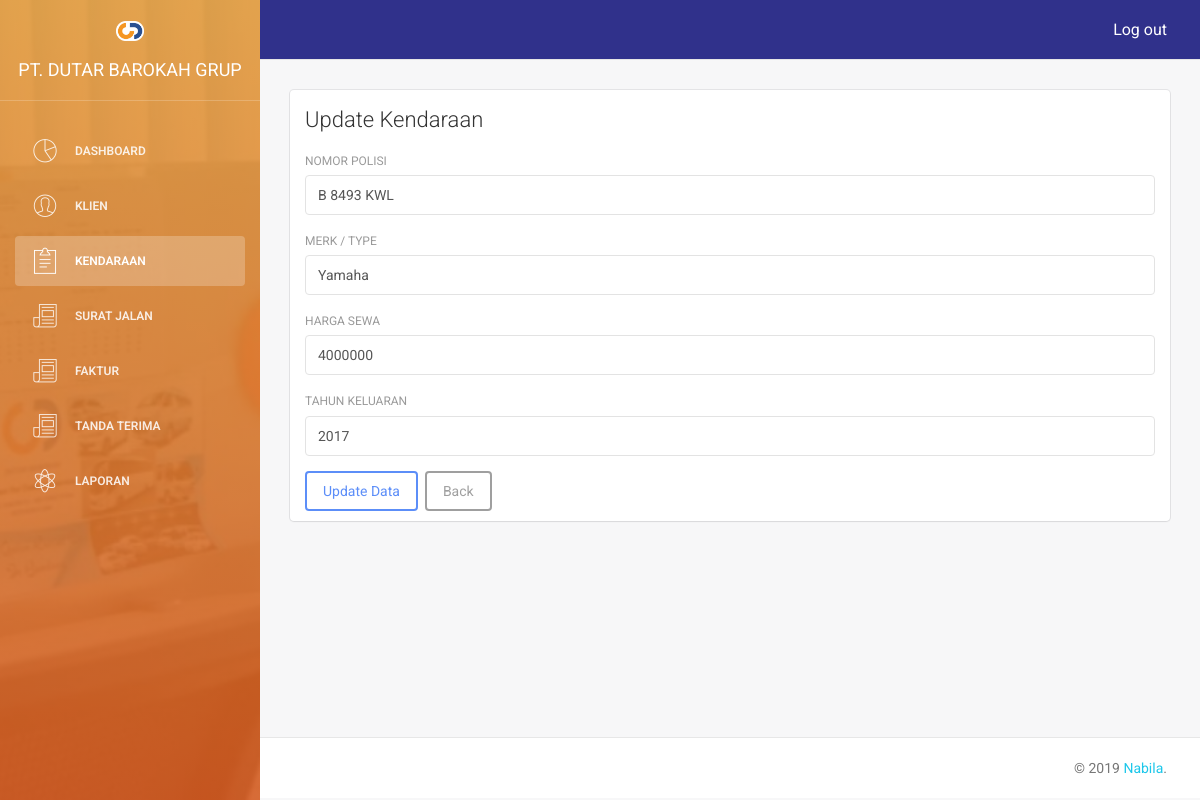
/link/kendaraan_update.php?nomor_polisi=B 8493 KWL (signed in), run on the app's committed database.
### tables this page shows
CREATE TABLE `kendaraan` (
  `nomor_polisi` varchar(12) NOT NULL,
  `merk_type` varchar(75) DEFAULT NULL,
  `harga_sewa` bigint(20) DEFAULT NULL,
  `tahun_keluaran` smallint(6) DEFAULT NULL
);

### link/kendaraan_update.php (the view, shortened to what this page needs)
<?php
include('koneksi.php');
$sql = "SELECT * FROM kendaraan WHERE nomor_polisi='$_GET[nomor_polisi]'";
$result = mysqli_query($conn, $sql);
if ($row = mysqli_fetch_assoc($result)) { } else {
    header('Location:kendaraan.php');
}
?>
<!doctype html>
<html lang="en">
<?php include("head.php"); ?>
<body>
    <div class="wrapper">
        <?php include('sidebar.php'); ?>
        <div class="main-panel">
            <?php include('navbar.php') ?>
            <div class="content">
                <div class="container-fluid">
                    <div class="row">
                        <div class="col-md-12">
                            <div class="card">
                                <div class="header">
                                    <h4 class="title">Update Kendaraan</h4>
                                </div>
                                <div class="content">
                                    <form method="post" action="process.php?process=update-kendaraan">
                                        <div class="form-group">
                                            <label>Nomor Polisi</label>
                                            <input type="text" name="nomor_polisi" class="form-control" placeholder="Username" <?php echo "value='$row[nomor_polisi]'"; ?>>
                                        </div>
                                        <div class="form-group">
                                            <label>Merk / Type</label>
                                            <input type="text" name="merk_type" class="form-control" placeholder="Merk / Type" <?php echo "value='$row[merk_type]'"; ?>>
                                        </div>
                                        <div class="form-group">
                                            <label>Harga Sewa</label>
                                            <input type="text" name="harga_sewa" class="form-control" placeholder="Harga Sewa" <?php echo "value='$row[harga_sewa]'"; ?>>
                                        </div>
                                        <div class="form-group">
                                            <label>Tahun Keluaran</label>
                                            <input type="text" name="tahun_keluaran" class="form-control" placeholder="Tahun Keluaran" <?php echo "value='$row[tahun_keluaran]'"; ?>>
                                        </div>
                                        <input class="btn btn-primary" type="submit" value="Update Data">&nbsp;
                                        <a class="btn btn-default" href="kendaraan.php">Back</a>
                                    </form>
                                </div>
                            </div>
                        </div>
                    </div>
                </div>
            </div>
            <?php include('footer.php'); ?>
        </div>
    </div>
</body>
</html>

### data on the page
kendaraan: nomor_polisi "B 8493 KWL", merk_type "Yamaha", harga_sewa "4000000", tahun_keluaran "2017"
